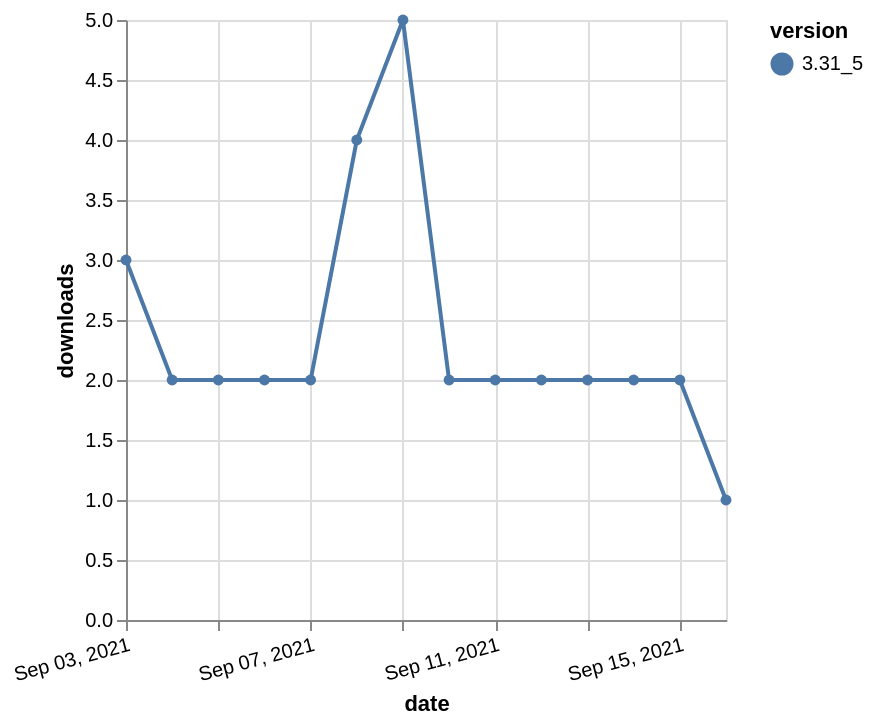

The specification (Vega-Lite) saved for this image:
### Vega-Lite specification from a JSON file in a GitHub repository (floating-point values rounded to 4 significant figures)
{"$schema": "https://vega.github.io/schema/vega-lite/v5.json", "description": "A simple bar chart with embedded data.", "data": {"values": [{"date": "2021-09-03", "total": 3631, "delta": 3, "version": "3.31_5"}, {"date": "2021-09-04", "total": 3633, "delta": 2, "version": "3.31_5"}, {"date": "2021-09-05", "total": 3635, "delta": 2, "version": "3.31_5"}, {"date": "2021-09-06", "total": 3637, "delta": 2, "version": "3.31_5"}, {"date": "2021-09-07", "total": 3639, "delta": 2, "version": "3.31_5"}, {"date": "2021-09-08", "total": 3643, "delta": 4, "version": "3.31_5"}, {"date": "2021-09-09", "total": 3648, "delta": 5, "version": "3.31_5"}, {"date": "2021-09-10", "total": 3650, "delta": 2, "version": "3.31_5"}, {"date": "2021-09-11", "total": 3652, "delta": 2, "version": "3.31_5"}, {"date": "2021-09-12", "total": 3654, "delta": 2, "version": "3.31_5"}, {"date": "2021-09-13", "total": 3656, "delta": 2, "version": "3.31_5"}, {"date": "2021-09-14", "total": 3658, "delta": 2, "version": "3.31_5"}, {"date": "2021-09-15", "total": 3660, "delta": 2, "version": "3.31_5"}, {"date": "2021-09-16", "total": 3661, "delta": 1, "version": "3.31_5"}]}, "width": "container", "mark": {"type": "line", "point": {"filled": true}}, "encoding": {"x": {"field": "date", "type": "temporal", "timeUnit": "yearmonthdate", "title": "date", "axis": {"labelAngle": -15}}, "y": {"field": "delta", "type": "quantitative", "title": "downloads"}, "color": {"field": "version", "type": "nominal"}, "tooltip": {"field": "delta"}}}
